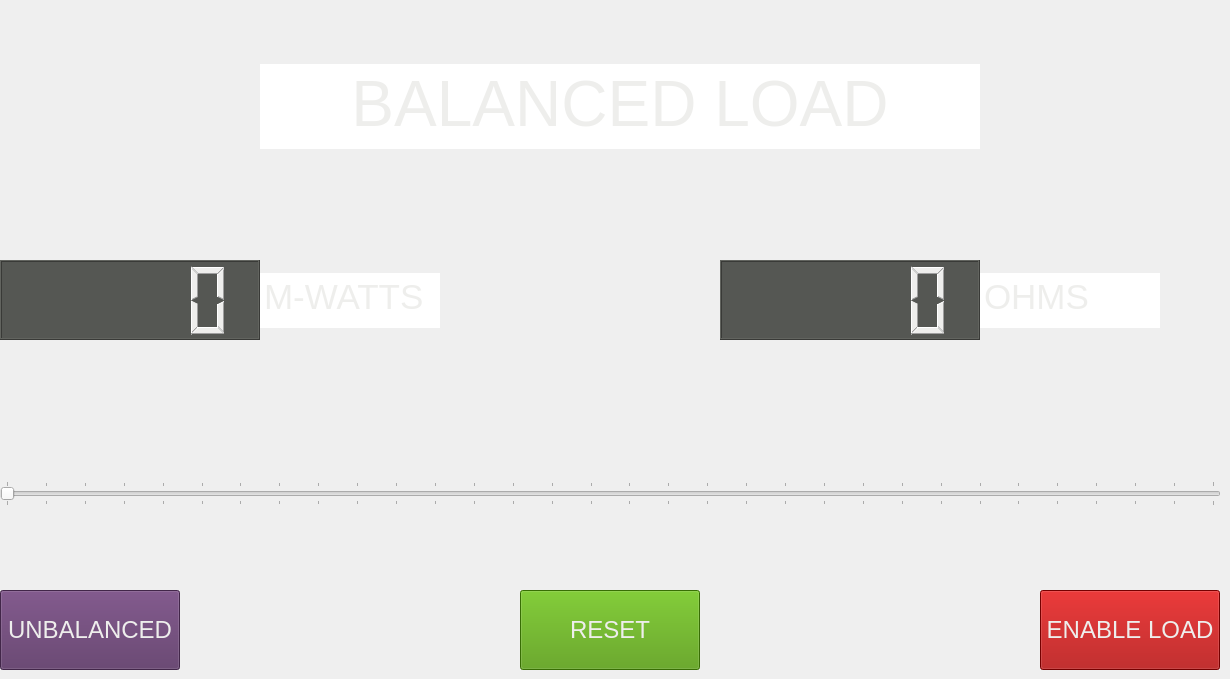
     <widget class="QWidget" name="balanced">
      <widget class="QWidget" name="gridLayoutWidget">
       <property name="geometry">
        <rect>
         <x>0</x>
         <y>10</y>
         <width>1221</width>
         <height>581</height>
        </rect>
       </property>
       <layout class="QGridLayout" name="gridLayout_Balanced">
        <property name="spacing">
         <number>0</number>
        </property>
        <item row="1" column="0" alignment="Qt::AlignHCenter|Qt::AlignVCenter">
         <widget class="QLCDNumber" name="lcdNumber_Watts">
          <property name="minimumSize">
           <size>
            <width>260</width>
            <height>80</height>
           </size>
          </property>
          <property name="maximumSize">
           <size>
            <width>260</width>
            <height>80</height>
           </size>
          </property>
          <property name="styleSheet">
           <string notr="true">background-color: rgb(85, 87, 83);
color: rgb(238, 238, 236);</string>
          </property>
         </widget>
        </item>
        <item row="0" column="1" colspan="2" alignment="Qt::AlignHCenter|Qt::AlignVCenter">
         <widget class="QTextBrowser" name="textBrowser_Balanced">
          <property name="sizePolicy">
           <sizepolicy hsizetype="MinimumExpanding" vsizetype="MinimumExpanding">
            <horstretch>0</horstretch>
            <verstretch>0</verstretch>
           </sizepolicy>
          </property>
          <property name="minimumSize">
           <size>
            <width>720</width>
            <height>85</height>
           </size>
          </property>
          <property name="maximumSize">
           <size>
            <width>16777215</width>
            <height>85</height>
           </size>
          </property>
          <property name="styleSheet">
           <string notr="true"/>
          </property>
          <property name="frameShape">
           <enum>QFrame::NoFrame</enum>
          </property>
          <property name="frameShadow">
           <enum>QFrame::Sunken</enum>
          </property>
          <property name="html">
           <string>&lt;!DOCTYPE HTML PUBLIC &quot;-//W3C//DTD HTML 4.0//EN&quot; &quot;http://www.w3.org/TR/REC-html40/strict.dtd&quot;&gt;
&lt;html&gt;&lt;head&gt;&lt;meta name=&quot;qrichtext&quot; content=&quot;1&quot; /&gt;&lt;style type=&quot;text/css&quot;&gt;
p, li { white-space: pre-wrap; }
&lt;/style&gt;&lt;/head&gt;&lt;body style=&quot; font-family:'Ubuntu'; font-size:11pt; font-weight:400; font-style:normal;&quot;&gt;
&lt;p align=&quot;center&quot; style=&quot; margin-top:0px; margin-bottom:0px; margin-left:0px; margin-right:0px; -qt-block-indent:0; text-indent:0px;&quot;&gt;&lt;span style=&quot; font-size:48pt; color:#eeeeec;&quot;&gt;BALANCED LOAD&lt;/span&gt;&lt;/p&gt;&lt;/body&gt;&lt;/html&gt;</string>
          </property>
         </widget>
        </item>
        <item row="1" column="2" alignment="Qt::AlignRight|Qt::AlignVCenter">
         <widget class="QLCDNumber" name="lcdNumber_Ohms">
          <property name="minimumSize">
           <size>
            <width>260</width>
            <height>80</height>
           </size>
          </property>
          <property name="maximumSize">
           <size>
            <width>260</width>
            <height>80</height>
           </size>
          </property>
          <property name="styleSheet">
           <string notr="true">background-color: rgb(85, 87, 83);
color: rgb(238, 238, 236);</string>
          </property>
         </widget>
        </item>
        <item row="1" column="1" alignment="Qt::AlignLeft|Qt::AlignVCenter">
         <widget class="QTextBrowser" name="textBrowser_Watts">
          <property name="sizePolicy">
           <sizepolicy hsizetype="MinimumExpanding" vsizetype="MinimumExpanding">
            <horstretch>0</horstretch>
            <verstretch>0</verstretch>
           </sizepolicy>
          </property>
          <property name="minimumSize">
           <size>
            <width>180</width>
            <height>55</height>
           </size>
          </property>
          <property name="maximumSize">
           <size>
            <width>180</width>
            <height>55</height>
           </size>
          </property>
          <property name="styleSheet">
           <string notr="true"/>
          </property>
          <property name="frameShape">
           <enum>QFrame::NoFrame</enum>
          </property>
          <property name="html">
           <string>&lt;!DOCTYPE HTML PUBLIC &quot;-//W3C//DTD HTML 4.0//EN&quot; &quot;http://www.w3.org/TR/REC-html40/strict.dtd&quot;&gt;
&lt;html&gt;&lt;head&gt;&lt;meta name=&quot;qrichtext&quot; content=&quot;1&quot; /&gt;&lt;style type=&quot;text/css&quot;&gt;
p, li { white-space: pre-wrap; }
&lt;/style&gt;&lt;/head&gt;&lt;body style=&quot; font-family:'Ubuntu'; font-size:11pt; font-weight:400; font-style:normal;&quot;&gt;
&lt;p style=&quot; margin-top:0px; margin-bottom:0px; margin-left:0px; margin-right:0px; -qt-block-indent:0; text-indent:0px;&quot;&gt;&lt;span style=&quot; font-size:26pt; color:#eeeeec;&quot;&gt;M-WATTS&lt;/span&gt;&lt;/p&gt;&lt;/body&gt;&lt;/html&gt;</string>
          </property>
         </widget>
        </item>
        <item row="1" column="3" alignment="Qt::AlignLeft|Qt::AlignVCenter">
         <widget class="QTextBrowser" name="textBrowser_Ohms">
          <property name="sizePolicy">
           <sizepolicy hsizetype="MinimumExpanding" vsizetype="MinimumExpanding">
            <horstretch>0</horstretch>
            <verstretch>0</verstretch>
           </sizepolicy>
          </property>
          <property name="minimumSize">
           <size>
            <width>180</width>
            <height>55</height>
           </size>
          </property>
          <property name="maximumSize">
           <size>
            <width>180</width>
            <height>55</height>
           </size>
          </property>
          <property name="styleSheet">
           <string notr="true"/>
          </property>
          <property name="frameShape">
           <enum>QFrame::NoFrame</enum>
          </property>
          <property name="html">
           <string>&lt;!DOCTYPE HTML PUBLIC &quot;-//W3C//DTD HTML 4.0//EN&quot; &quot;http://www.w3.org/TR/REC-html40/strict.dtd&quot;&gt;
&lt;html&gt;&lt;head&gt;&lt;meta name=&quot;qrichtext&quot; content=&quot;1&quot; /&gt;&lt;style type=&quot;text/css&quot;&gt;
p, li { white-space: pre-wrap; }
&lt;/style&gt;&lt;/head&gt;&lt;body style=&quot; font-family:'Ubuntu'; font-size:11pt; font-weight:400; font-style:normal;&quot;&gt;
&lt;p style=&quot; margin-top:0px; margin-bottom:0px; margin-left:0px; margin-right:0px; -qt-block-indent:0; text-indent:0px;&quot;&gt;&lt;span style=&quot; font-size:26pt; color:#eeeeec;&quot;&gt;OHMS&lt;/span&gt;&lt;/p&gt;&lt;/body&gt;&lt;/html&gt;</string>
          </property>
         </widget>
        </item>
        <item row="2" column="0" colspan="4" alignment="Qt::AlignVCenter">
         <widget class="QSlider" name="horizontalSlider_loadSelecter">
          <property name="minimumSize">
           <size>
            <width>0</width>
            <height>0</height>
           </size>
          </property>
          <property name="baseSize">
           <size>
            <width>0</width>
            <height>0</height>
           </size>
          </property>
          <property name="font">
           <font>
            <pointsize>18</pointsize>
           </font>
          </property>
          <property name="autoFillBackground">
           <bool>false</bool>
          </property>
          <property name="styleSheet">
           <string notr="true">selection-background-color: rgb(206, 92, 0);</string>
          </property>
          <property name="maximum">
           <number>31</number>
          </property>
          <property name="pageStep">
           <number>1</number>
          </property>
          <property name="orientation">
           <enum>Qt::Horizontal</enum>
          </property>
          <property name="invertedAppearance">
           <bool>false</bool>
          </property>
          <property name="invertedControls">
           <bool>false</bool>
          </property>
          <property name="tickPosition">
           <enum>QSlider::TicksBothSides</enum>
          </property>
          <property name="tickInterval">
           <number>1</number>
          </property>
         </widget>
        </item>
       </layout>
      </widget>
      <widget class="QPushButton" name="btn_Unbalanced">
       <property name="geometry">
        <rect>
         <x>0</x>
         <y>590</y>
         <width>180</width>
         <height>80</height>
        </rect>
       </property>
       <property name="minimumSize">
        <size>
         <width>180</width>
         <height>80</height>
        </size>
       </property>
       <property name="maximumSize">
        <size>
         <width>180</width>
         <height>80</height>
        </size>
       </property>
       <property name="font">
        <font>
         <pointsize>18</pointsize>
        </font>
       </property>
       <property name="styleSheet">
        <string notr="true">color: rgb(238, 238, 236);
background-color: rgb(92, 53, 102);</string>
       </property>
       <property name="text">
        <string>UNBALANCED</string>
       </property>
      </widget>
      <widget class="QPushButton" name="btn_loadResetB">
       <property name="geometry">
        <rect>
         <x>520</x>
         <y>590</y>
         <width>180</width>
         <height>80</height>
        </rect>
       </property>
       <property name="minimumSize">
        <size>
         <width>180</width>
         <height>80</height>
        </size>
       </property>
       <property name="maximumSize">
        <size>
         <width>180</width>
         <height>80</height>
        </size>
       </property>
       <property name="font">
        <font>
         <pointsize>18</pointsize>
        </font>
       </property>
       <property name="styleSheet">
        <string notr="true">color: rgb(238, 238, 236);
background-color: rgb(78, 154, 6);</string>
       </property>
       <property name="text">
        <string>RESET</string>
       </property>
      </widget>
      <widget class="QPushButton" name="btn_loadEnableB">
       <property name="geometry">
        <rect>
         <x>1040</x>
         <y>590</y>
         <width>180</width>
         <height>80</height>
        </rect>
       </property>
       <property name="minimumSize">
        <size>
         <width>180</width>
         <height>80</height>
        </size>
       </property>
       <property name="maximumSize">
        <size>
         <width>180</width>
         <height>80</height>
        </size>
       </property>
       <property name="font">
        <font>
         <pointsize>18</pointsize>
        </font>
       </property>
       <property name="styleSheet">
        <string notr="true">color: rgb(238, 238, 236);
background-color: rgb(164, 0, 0);</string>
       </property>
       <property name="text">
        <string>ENABLE LOAD</string>
       </property>
      </widget>
     </widget>
